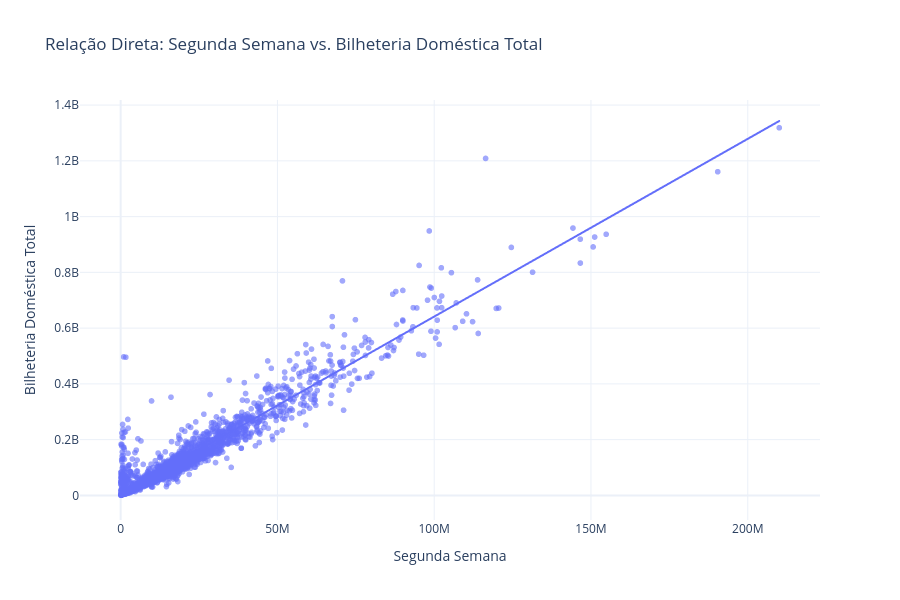

Source (notebook cell):
### Code cell
df_plot = df.dropna(subset=['semana_2', 'domestic_bo']).copy()

# Cria o gráfico de dispersão
fig = px.scatter(
    df_plot,
    x='semana_2',
    y='domestic_bo',
    hover_name='nome',
    #color='genre',
    hover_data=['year', 'genre', 'tn_legs'],
    trendline='ols',          # Linha de tendência estatística
    title='Relação Direta: Segunda Semana vs. Bilheteria Doméstica Total',
    labels={
        'semana_2': 'Segunda Semana ($)',
        'domestic_bo': 'Bilheteria Doméstica Total ($)'
    },
    opacity=0.6
)

# Ajustes vitais: Escala logarítmica em AMBOS os eixos para dados de bilheteria
fig.update_layout(
    #xaxis_type='log',
    #yaxis_type='log',
    xaxis_title='Segunda Semana',
    yaxis_title='Bilheteria Doméstica Total',
    width=900,
    height=600,
    template='plotly_white'
)

fig.show()

### Figure 1 — Plotly figure (JSON) as saved in the notebook; plotly's stock layout.template omitted (floating-point values rounded to 4 significant figures; data arrays with more than 128 entries replaced by an {"elided": "..."} marker saying what was removed)
{"data": [{"customdata": {"elided": "2682x3 mixed values"}, "hovertemplate": "<b>%{hovertext}</b><br><br>Segunda Semana ($)=%{x}<br>Bilheteria Doméstica Total ($)=%{y}<br>year=%{customdata[0]}<br>genre=%{customdata[1]}<br>tn_legs=%{customdata[2]}<extra></extra>", "hovertext": {"elided": "2682 str values"}, "legendgroup": "", "marker": {"color": "#636efa", "opacity": 0.6, "symbol": "circle"}, "mode": "markers", "name": "", "showlegend": false, "type": "scattergl", "x": {"elided": "2682 float values"}, "xaxis": "x", "y": {"elided": "2682 float values"}, "yaxis": "y"}, {"hovertemplate": "<b>OLS trendline</b><br>domestic_bo = 6.37493 * semana_2 + 3.9131e+06<br>R<sup>2</sup>=0.912359<br><br>Segunda Semana ($)=%{x}<br>Bilheteria Doméstica Total ($)=%{y} <b>(trend)</b><extra></extra>", "legendgroup": "", "marker": {"color": "#636efa", "symbol": "circle"}, "mode": "lines", "name": "", "showlegend": false, "type": "scattergl", "x": {"elided": "2682 float values"}, "xaxis": "x", "y": {"elided": "2682 float values"}, "yaxis": "y"}], "layout": {"height": 600, "legend": {"tracegroupgap": 0}, "title": {"text": "Relação Direta: Segunda Semana vs. Bilheteria Doméstica Total"}, "width": 900, "xaxis": {"anchor": "y", "domain": [0, 1], "title": {"text": "Segunda Semana"}}, "yaxis": {"anchor": "x", "domain": [0, 1], "title": {"text": "Bilheteria Doméstica Total"}}}}
